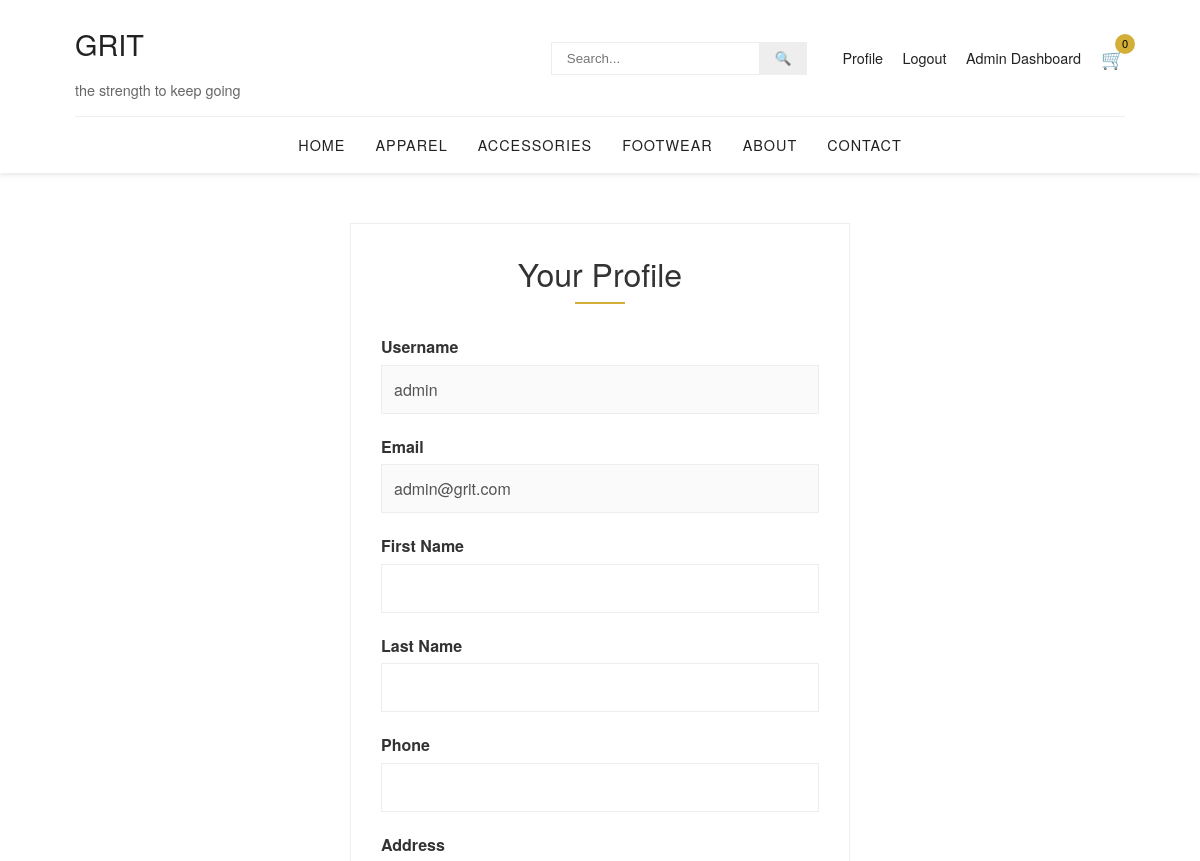
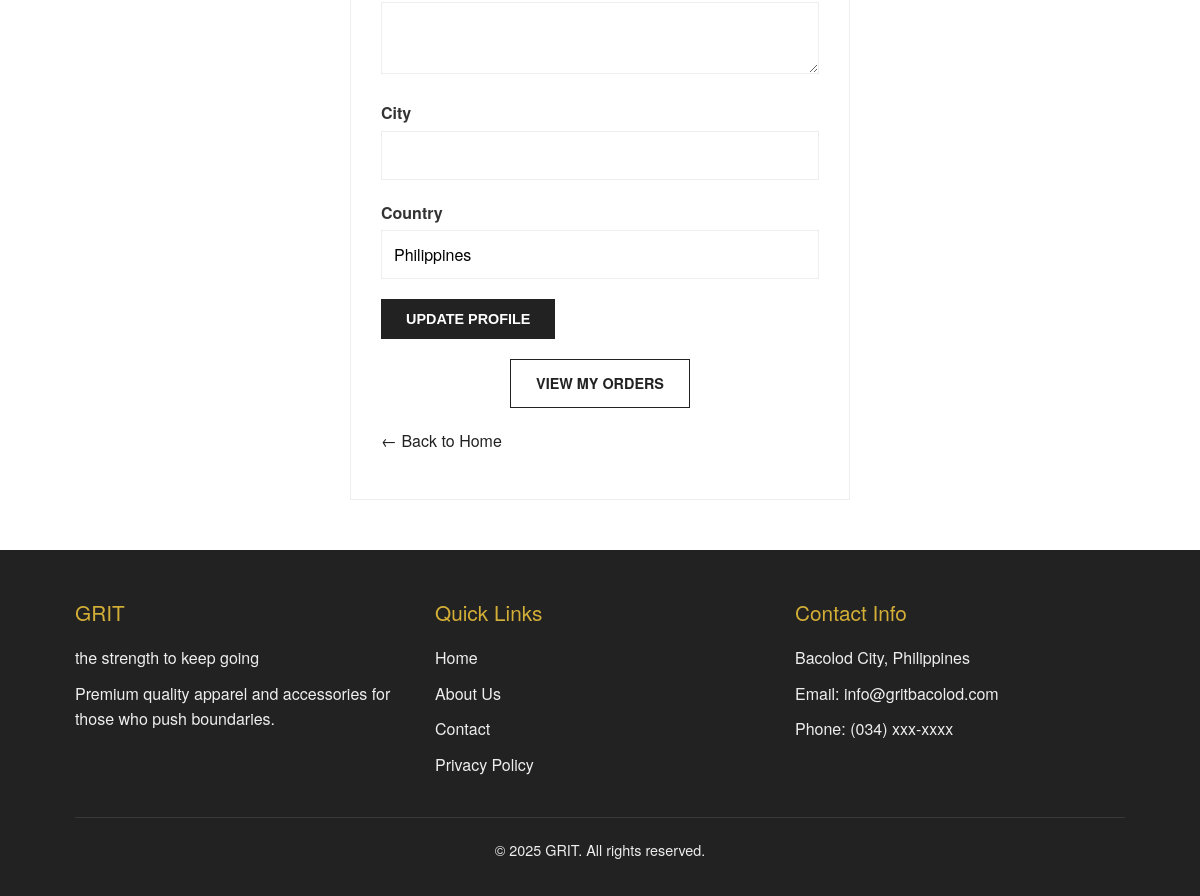
The app's page /profile.php (signed in) with its own data (2 pictures, top to bottom).
### tables this page shows
CREATE TABLE IF NOT EXISTS categories (
    id INT(11) AUTO_INCREMENT PRIMARY KEY,
    name VARCHAR(100) NOT NULL,
    description TEXT,
    created_at TIMESTAMP DEFAULT CURRENT_TIMESTAMP
);

CREATE TABLE IF NOT EXISTS users (
    id INT(11) AUTO_INCREMENT PRIMARY KEY,
    username VARCHAR(50) NOT NULL UNIQUE,
    email VARCHAR(100) NOT NULL UNIQUE,
    password VARCHAR(255) NOT NULL,
    role ENUM('admin', 'customer') DEFAULT 'customer',
    created_at TIMESTAMP DEFAULT CURRENT_TIMESTAMP
);

### config.php (called while the page is built, shortened)
<?php
function isLoggedIn() {
    return isset($_SESSION['user_id']);
}
function isAdmin() {
    return isset($_SESSION['role']) && $_SESSION['role'] === 'admin';
}
?>

### profile.php (the view, shortened to what this page needs)
<?php
require_once 'config.php';
$conn = getDBConnection();
$user_id = $_SESSION['user_id'];
$stmt = $conn->prepare("SELECT u.username, u.email, up.first_name, up.last_name, up.phone, up.address, up.city, up.country FROM users u LEFT JOIN user_profiles up ON u.id = up.user_id WHERE u.id = ?");
$stmt->bind_param("i", $user_id);
$stmt->execute();
$result = $stmt->get_result();
$user = $result->fetch_assoc();
?>
<!DOCTYPE html>
<html lang="en">
<head>
    <link rel="stylesheet" href="assets/css/style.css">
</head>
<body>
    <?php include 'header.php'; ?>
    <div class="container">
        <div class="form-container">
            <h2>Your Profile</h2>
            <form method="POST" action="">
                <div class="form-group">
                    <label for="username">Username</label>
                    <input type="text" id="username" name="username" value="<?php echo htmlspecialchars($user['username']); ?>" disabled>
                </div>
                <div class="form-group">
                    <label for="email">Email</label>
                    <input type="email" id="email" name="email" value="<?php echo htmlspecialchars($user['email']); ?>" disabled>
                </div>
                <div class="form-group">
                    <label for="first_name">First Name</label>
                    <input type="text" id="first_name" name="first_name" value="<?php echo htmlspecialchars($user['first_name'] ?? ''); ?>">
                </div>
                <div class="form-group">
                    <label for="last_name">Last Name</label>
                    <input type="text" id="last_name" name="last_name" value="<?php echo htmlspecialchars($user['last_name'] ?? ''); ?>">
                </div>
                <div class="form-group">
                    <label for="phone">Phone</label>
                    <input type="text" id="phone" name="phone" value="<?php echo htmlspecialchars($user['phone'] ?? ''); ?>">
                </div>
                <div class="form-group">
                    <label for="address">Address</label>
                    <textarea id="address" name="address"><?php echo htmlspecialchars($user['address'] ?? ''); ?></textarea>
                </div>
                <div class="form-group">
                    <label for="city">City</label>
                    <input type="text" id="city" name="city" value="<?php echo htmlspecialchars($user['city'] ?? ''); ?>">
                </div>
                <div class="form-group">
                    <label for="country">Country</label>
                    <input type="text" id="country" name="country" value="<?php echo htmlspecialchars($user['country'] ?? 'Philippines'); ?>">
                </div>
                <div class="form-group">
                    <button type="submit" class="btn-primary">Update Profile</button>
                </div>
            </form>
            <div class="profile-actions">
                <p><a href="user_orders.php" class="btn-secondary">View My Orders</a></p>
            </div>
            <p><a href="index.php">← Back to Home</a></p>
        </div>
    </div>
    <?php include 'footer.php'; ?>
</body>
</html>

### header.php (shortened to what this page needs)
<?php
$conn = getDBConnection();
$categoriesQuery = "SELECT * FROM categories";
$categoriesResult = $conn->query($categoriesQuery);
$cartCount = 0;
?>
<header class="main-header">
    <div class="container">
        <div class="header-top">
            <div class="logo">
                <h1><a href="index.php"><?php echo SITE_NAME; ?></a></h1>
                <p><?php echo SITE_TAGLINE; ?></p>
            </div>
            <div class="header-actions">
                <div class="search-box">
                    <input type="text" placeholder="Search...">
                    <button>🔍</button>
                </div>
                <div class="user-actions">
                    <?php if (isLoggedIn()): ?>
                        <a href="profile.php">Profile</a>
                        <a href="logout.php">Logout</a>
                        <?php if (isAdmin()): ?>
                            <a href="admin/dashboard.php">Admin Dashboard</a>
                        <?php endif; ?>
                    <?php else: ?>
                        <a href="login.php">Login</a>
                        <a href="register.php">Register</a>
                    <?php endif; ?>
                </div>
                <div class="cart-icon">
                    <a href="cart.php">🛒 <span id="cart-count"><?php echo $cartCount; ?></span></a>
                </div>
            </div>
        </div>
        <nav class="main-nav">
            <ul>
                <li><a href="index.php">Home</a></li>
                <?php
                $categoriesResult->data_seek(0);
                while ($category = $categoriesResult->fetch_assoc()): ?>
                    <li><a href="category.php?id=<?php echo $category['id']; ?>"><?php echo $category['name']; ?></a></li>
                <?php endwhile; ?>
                <li><a href="about.php">About</a></li>
                <li><a href="contact.php">Contact</a></li>
            </ul>
        </nav>
    </div>
</header>

### assets/css/style.css (style rules this page uses)
:root { --primary-color: #222; --secondary-color: #f5f5f5; --accent-color: #d4af37; --text-color: #333; --light-gray: #eee; --dark-gray: #666; --white: #fff; --black: #000; --font-main: 'Helvetica Neue', Arial, sans-serif; }
* { margin: 0; padding: 0; box-sizing: border-box; }
body { font-family: var(--font-main); color: var(--text-color); line-height: 1.6; background-color: var(--white); }
.container { width: 90%; max-width: 1200px; margin: 0 auto; padding: 0 15px; }
h1, h2, h3, h4, h5, h6 { font-weight: 400; line-height: 1.2; margin-bottom: 15px; }
h1 { font-size: 2.5rem; }
h2 { font-size: 2rem; text-align: center; margin-bottom: 30px; position: relative; }
h2:after { content: ''; display: block; width: 50px; height: 2px; background: var(--accent-color); margin: 10px auto; }
p { margin-bottom: 15px; }
a { text-decoration: none; color: var(--primary-color); transition: color 0.3s ease; }
.btn-primary, .btn-secondary, .btn-cart { display: inline-block; padding: 12px 25px; border: none; cursor: pointer; text-align: center; text-transform: uppercase; font-size: 0.9rem; font-weight: 600; transition: all 0.3s ease; }
.btn-primary { background: var(--primary-color); color: var(--white); }
.btn-secondary { background: transparent; color: var(--primary-color); border: 1px solid var(--primary-color); }
.main-header { background: var(--white); box-shadow: 0 2px 5px rgba(0,0,0,0.1); position: sticky; top: 0; z-index: 1000; }
.header-top { display: flex; justify-content: space-between; align-items: center; padding: 15px 0; border-bottom: 1px solid var(--light-gray); }
.logo h1 a { color: var(--primary-color); font-size: 1.8rem; }
.logo p { font-size: 0.9rem; color: var(--dark-gray); margin: 0; }
.header-actions { display: flex; align-items: center; gap: 20px; }
.search-box { display: flex; }
.search-box input { padding: 8px 15px; border: 1px solid var(--light-gray); border-right: none; outline: none; }
.search-box button { background: var(--light-gray); border: 1px solid var(--light-gray); padding: 8px 15px; cursor: pointer; }
.user-actions a { margin-left: 15px; font-size: 0.9rem; }
.cart-icon a { font-size: 1.2rem; position: relative; }
#cart-count { position: absolute; top: -10px; right: -10px; background: var(--accent-color); color: var(--black); border-radius: 50%; width: 20px; height: 20px; display: flex; align-items: center; justify-content: center; font-size: 0.7rem; }
.main-nav { padding: 15px 0; }
.main-nav ul { display: flex; list-style: none; justify-content: center; }
.main-nav ul li { margin: 0 15px; }
.main-nav ul li a { font-size: 0.9rem; text-transform: uppercase; letter-spacing: 1px; }
.form-container { max-width: 500px; margin: 50px auto; padding: 30px; border: 1px solid var(--light-gray); background: var(--white); }
.form-group { margin-bottom: 20px; }
.form-group label { display: block; margin-bottom: 5px; font-weight: bold; }
.form-group input, .form-group textarea, .form-group select { width: 100%; padding: 12px; border: 1px solid var(--light-gray); font-family: var(--font-main); font-size: 1rem; }
.profile-actions { text-align: center; margin: 20px 0; }
.profile-actions .btn-secondary { display: inline-block; }

### records on screen
categories: name "APPAREL"
categories: name "ACCESSORIES"
categories: name "FOOTWEAR"
users: username "admin", email "admin@grit.com"

### other values on screen
SITE_NAME "GRIT"
SITE_TAGLINE "the strength to keep going"
$cartCount "0"
